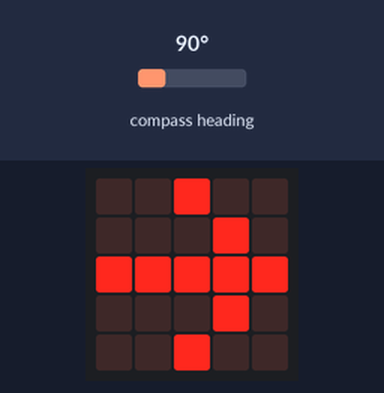
A program run on a simulated BBC micro:bit (MakeCode). Parts: the board's 5×5 LED display. The inputs (shaded band) are chosen by the test bench; at power-on: compass heading 90°. The compass is already calibrated.

Above: at 1.2 s.
1.3 s: compass heading set to 7°
At 2.7 s:
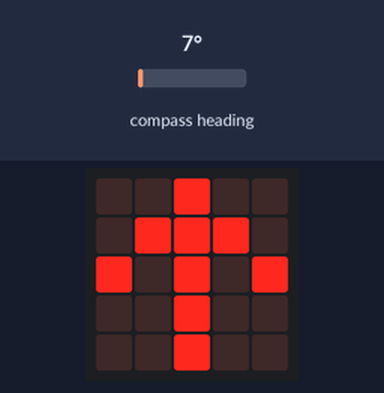
3.1 s: compass heading set to 180°
At 4.5 s:
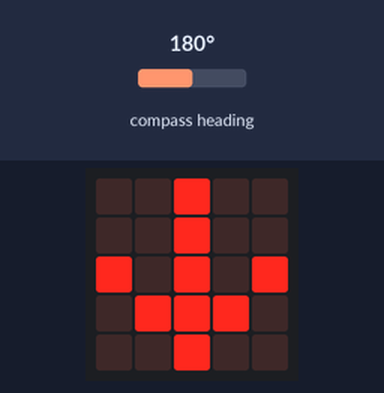
4.8 s: compass heading set to 269°
At 6.2 s:
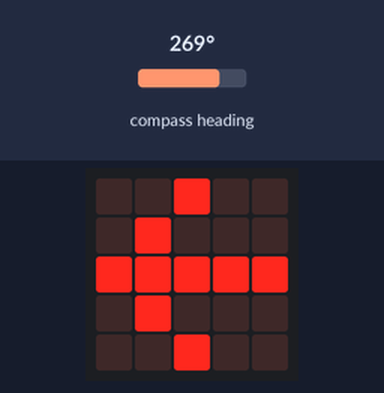
6.5 s: compass heading set to 251°
8.0 s: compass heading set to 243°
At 9.2 s:
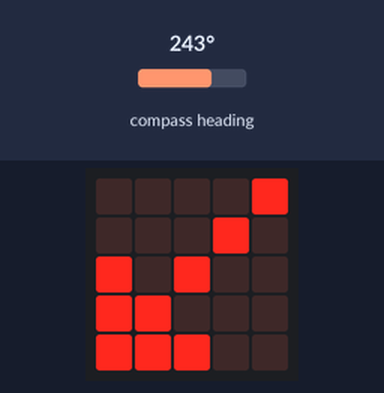
9.9 s: compass heading set to 90°
At 11.1 s:
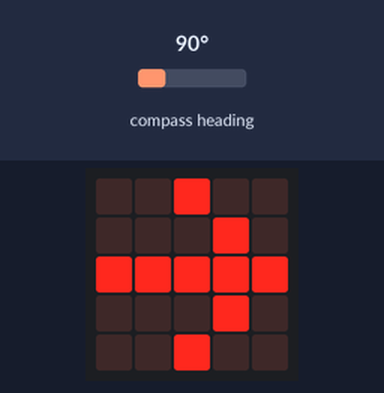
Timing chart, 0 to 12.6 s (numbered marks = the images above; inputs shaded):
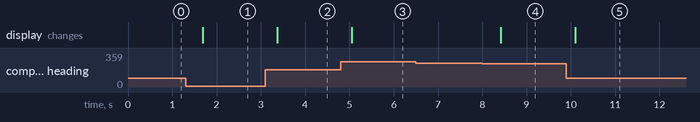

Measured:
- the behaviour switches between 247 and 246° on compass heading (found by bisection; images 3 and 4)
- after the input at 1.3 s, the display: changes after 0.38 s (image 1)
- after the input at 3.1 s, the display: changes after 0.26 s (image 2)
- after the input at 4.8 s, the display: changes after 0.25 s (image 3)
- after the input at 6.5 s, every drawn part: stays the same
- after the input at 8.0 s, the display: changes after 0.42 s (image 4)
- after the input at 9.9 s, the display: changes after 0.20 s (image 5)

The program:

main.ts
```typescript
basic.forever(function () {
    if (input.compassHeading() < 22) {
        images.arrowImage(ArrowNames.North).showImage(0)
    } else if (input.compassHeading() < 67) {
        images.arrowImage(ArrowNames.NorthEast).showImage(0)
    } else if (input.compassHeading() < 102) {
        images.arrowImage(ArrowNames.East).showImage(0)
    } else if (input.compassHeading() < 157) {
        images.arrowImage(ArrowNames.SouthEast).showImage(0)
    } else if (input.compassHeading() < 202) {
        images.arrowImage(ArrowNames.South).showImage(0)
    } else if (input.compassHeading() < 247) {
        images.arrowImage(ArrowNames.SouthWest).showImage(0)
    } else if (input.compassHeading() < 292) {
        images.arrowImage(ArrowNames.West).showImage(0)
    } else if (input.compassHeading() < 337) {
        images.arrowImage(ArrowNames.NorthWest).showImage(0)
    } else {
        images.arrowImage(ArrowNames.North).showImage(0)
    }
})
```

test.ts
```typescript
// Hier kann man Tests durchführen; diese Datei wird nicht kompiliert, wenn dieses Paket als Erweiterung verwendet wird.
```
